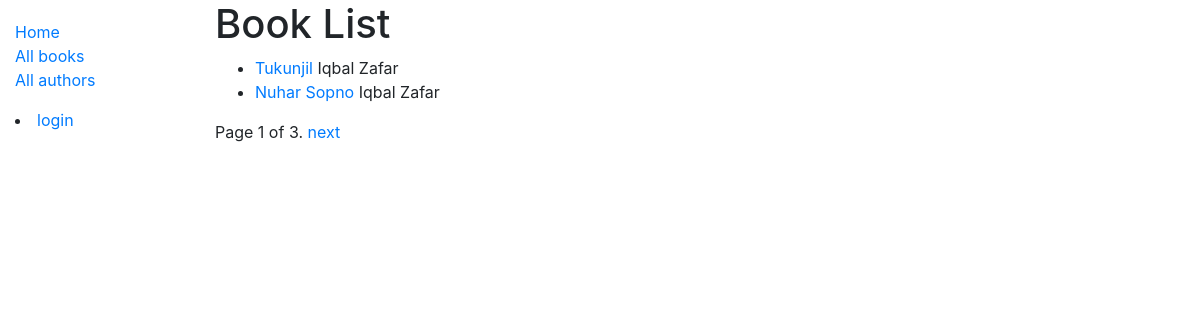
/catalog/books/, run on the app's committed database.
### catalog/models.py (models this page shows, shortened)
class Book(models.Model):
    title = models.CharField(max_length=200, help_text='Enter the title of the book')
    author = models.ForeignKey(Author, on_delete=models.SET_NULL, null=True)
    summary = models.CharField(max_length=1000, help_text='Enter a brief description of the book')
    isbn = models.CharField('ISBN', max_length=13,
                            help_text='13 Character <a href="https://www.isbn-international.org/'
                                        'content/what-isbn">ISBN number</a>')
    genre = models.ManyToManyField(Genre, help_text='Select a genre for this book')
    language = models.ForeignKey('Language', on_delete=models.SET_NULL, null=True)
    def get_absolute_url(self):
        return reverse('book-detail', args=[str(self.id)])
    def display_genre(self):
        return ', '.join(genre.name for genre in self.genre.all()[:3])
    display_genre.short_description = 'Genre'

class Author(models.Model):
    first_name = models.CharField(max_length=100)
    last_name = models.CharField(max_length=100)
    date_of_birth = models.DateField(null=True, blank=True)
    date_of_death = models.DateField('Died', null=True, blank=True)
    class Meta:
        ordering = ['last_name', 'first_name']
    def __str__(self):
        return f'{self.last_name} {self.first_name}'

### catalog/views.py (the view)
# urls.py: path('books/', views.BookListView.as_view(), name='books'),
class BookListView(generic.ListView):
    model = Book
    paginate_by = 2

### catalog/templates/catalog/book_list.html
{% extends 'base_generic.html' %}
{% block content %}
    <h1>Book List</h1>
    {% if book_list %}
        <ul>
        {% for book in book_list %}
            <li>
            <a href="{{ book.get_absolute_url }}">{{ book.title}}</a> {{ book.author }}
            </li>
        {% endfor %}
        </ul>
    {% else %}
        <p>There is no book in the library.</p>
    {% endif %}
{% endblock %}

### data on the page
Book: title "Tukunjil", author "Iqbal Zafar"
Book: title "Nuhar Sopno", author "Iqbal Zafar"

### other printed values
{{ page_obj.number }} "1"
{{ page_obj.paginator.num_pages }} "3"
